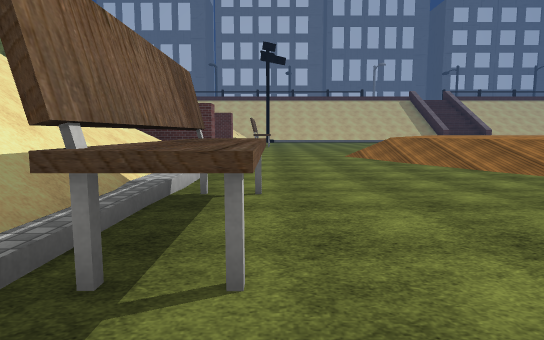
View 1 (above)

24 first-person views from a walk through a scene from a Unity 3-D project. The camera is 1.4 m above the floor, tilts 6° down and sees 75° across. The floor is counted in squares, 2 m on a side. Each view is taken from the middle of a square. On the plan, view 1 faces up. The plan holds only what a view shows up to about 11 squares ahead; the rest is blank. The place goes on beyond the plan. The player character is not drawn. Some animated figures are not drawn. Some surface patterns are stand-ins.

View 2
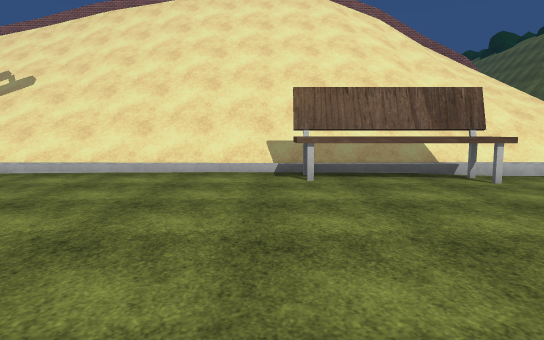

View 3
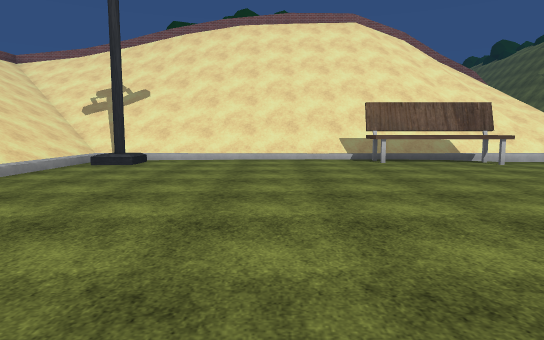

View 4
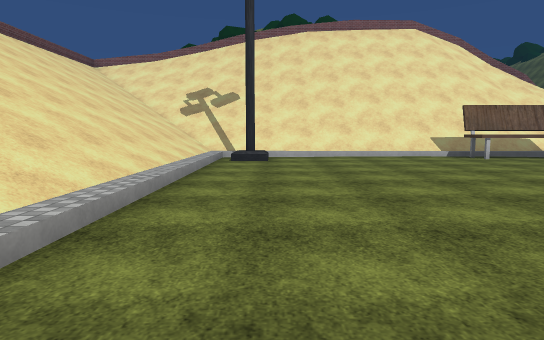

View 5
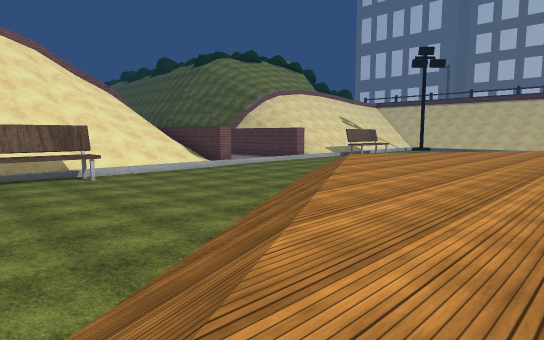

View 6
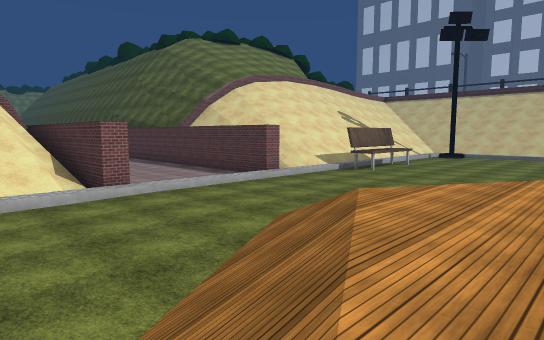

View 7
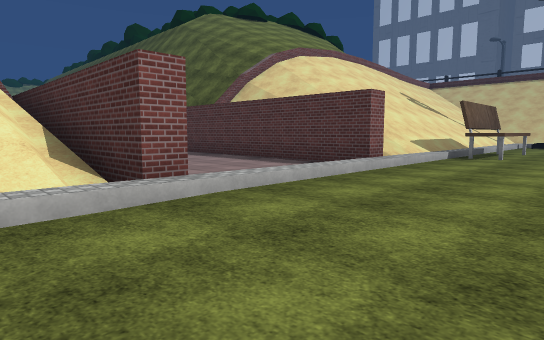

View 8
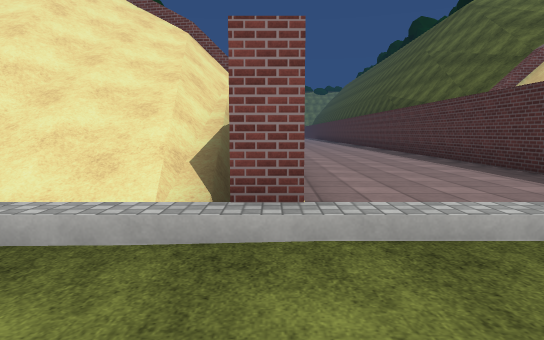

View 9
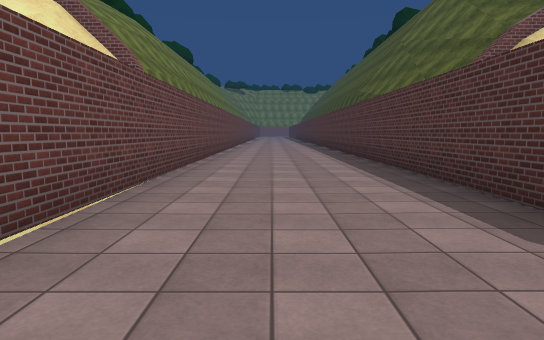

View 10
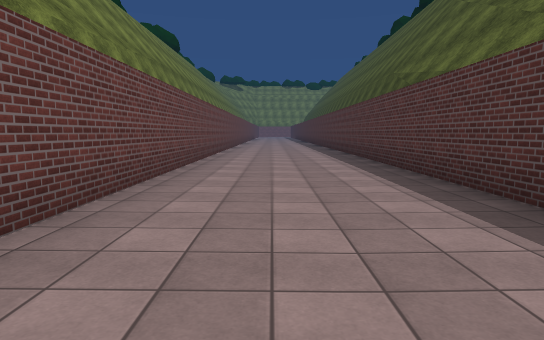

View 11
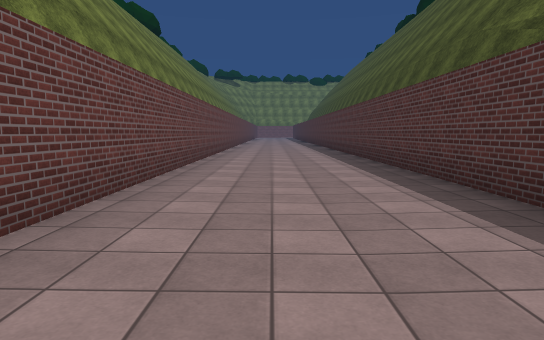

View 12
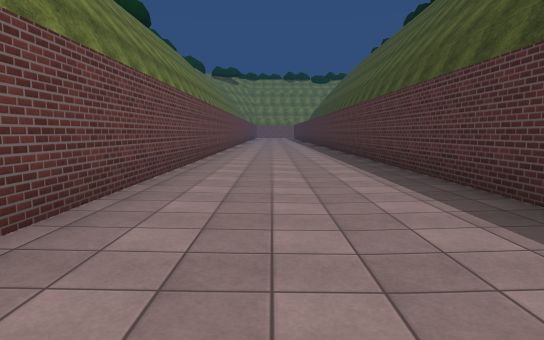

View 13
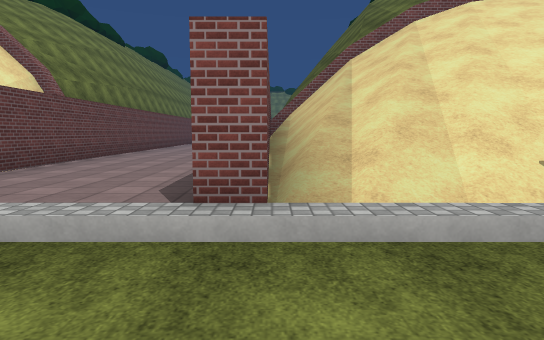

View 14
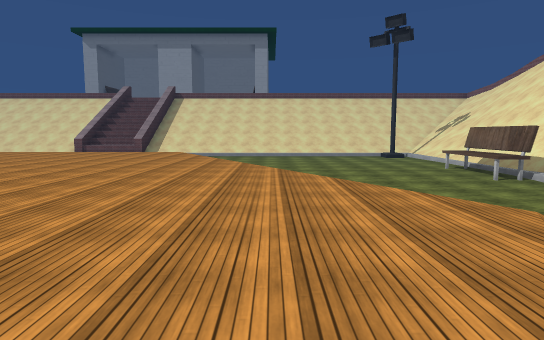

View 15
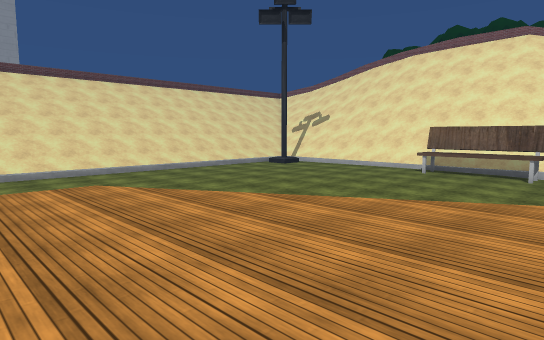

View 16
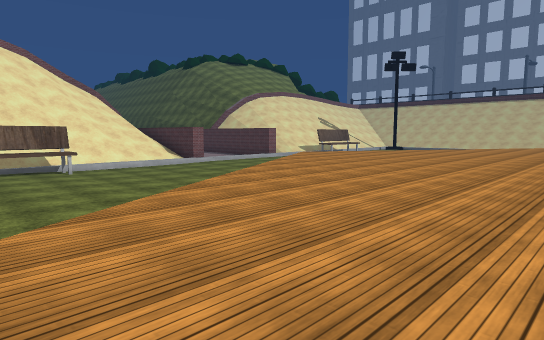

View 17
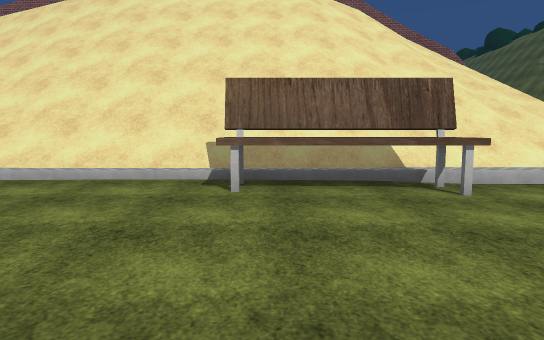

View 18
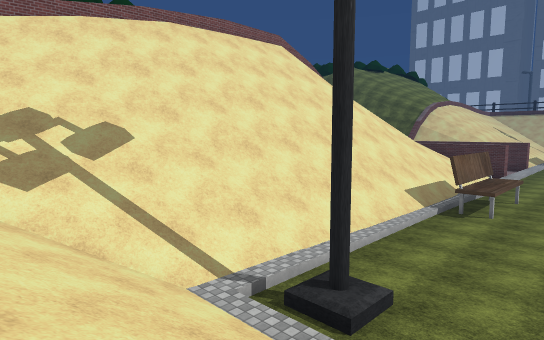

View 19
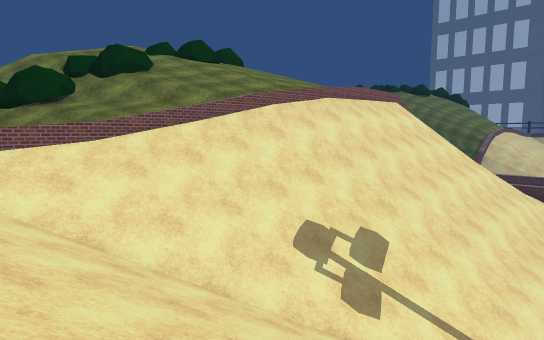

View 20
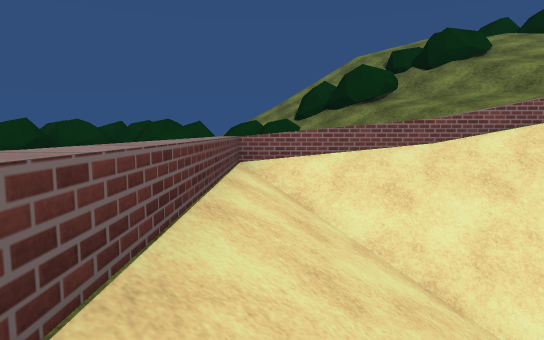

View 21
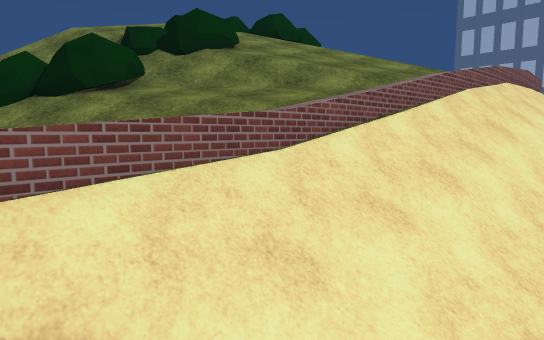

View 22
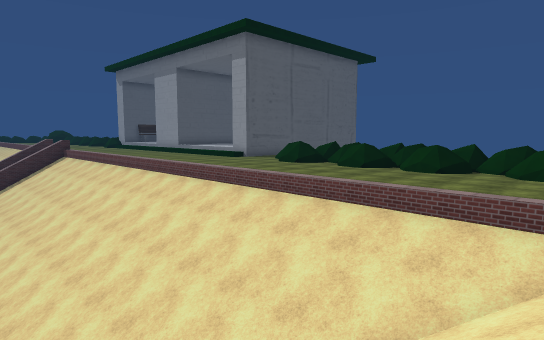

View 23
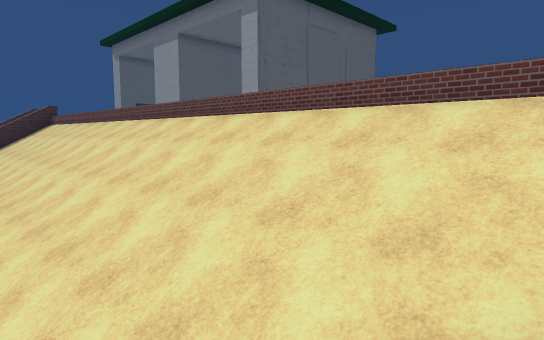

View 24
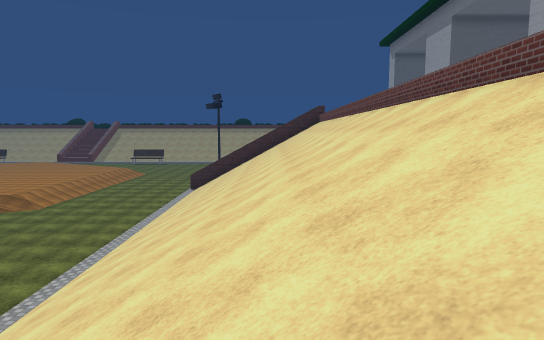

### Floor plan
Key: @ floor where view 1 was taken; # wall or solid block; . main floor; : floor 1.25 m higher than the main floor; / step, stairs or slope; = window, fence, low wall or low ledge; ^ raised ledge; v drop or lower ground.
Columns run from 24 left of view 1 to 13 right of it. Each row starts with its distance up from view 1.
 18              ^^^///////#^...
 17              #^^////////....
 16              # ^////////....
 15 ####################=##/...
 14 ......................./...   :::::
 13 ......................./...  ::::::
 12 ......................./... /::::::
 11 .........................../::::::::
 10 #######################....//:::::::
  9              ##  v/v///...../:::::::
  8              ##^^//////.....//::::::
  7              ^^^///////....../::::::
  6                 ///////......//::::::
  5                  //////.......//::::::
  4                  //////^^....../::::::
  3                  //////#^......//:::::
  2                 ^//////^^......./::::
  1                 ^//////........../:::
  0                 ^//////.@.......
 -1                 ^//////..........
 -2                 ^//////.........
 -3               ^^^//////............
 -4               ^^^//////............
 -5               ^^^//////.#..........
 -6              ^^^//////////////////
 -7              ^^^/////////////// //
 -8             ^^^^//////////////
 -9            ^^^ ^//////////////
-10           ^^^  ^////////////////
-11          #^^   ^////////////////
-12           #    ^///////////////
-13                ^^^^^^^^^^^^^^^

Positions as (right, up) in squares from view 1, and headings:
1: (0, 0), facing up
2: (5, 1), facing left
3: (8, -1), facing left
4: (9, -4), facing left
5: (10, 1), facing up-left
6: (6, 7), facing up-left
7: (2, 8), facing up-left
8: (1, 10), facing left
9: (-1, 12), facing left
10: (-6, 12), facing left
11: (-11, 12), facing left
12: (-13, 12), facing left
13: (1, 15), facing left
14: (6, 14), facing down
15: (11, 6), facing down-left
16: (12, 1), facing up-left
17: (4, 2), facing left
18: (2, -8), facing up-left
19: (-1, -12), facing up-left
20: (-3, -12), facing left
21: (-6, -12), facing up-left
22: (-8, -7), facing down-right
23: (-6, -8), facing down-right
24: (-6, -10), facing right
